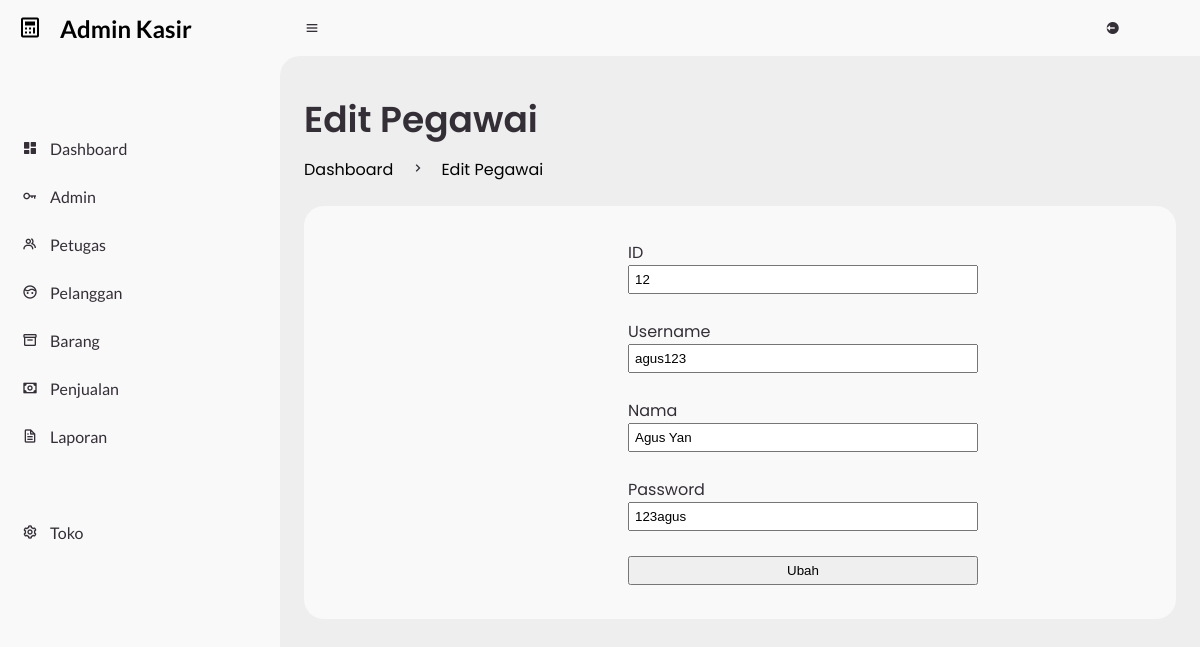
The page /admin/?page=petugas/edit&id=12 (signed in) on the database its author committed.
### tables this page shows
CREATE TABLE `organisasi` (
  `id` int(11) NOT NULL,
  `username` varchar(50) NOT NULL,
  `nama` text NOT NULL,
  `password` varchar(15) NOT NULL,
  `level` varchar(20) NOT NULL
);

### admin/petugas/edit.php (the view, shortened to what this page needs)
<?php
$id = $_GET['id'];
$edit_ini = mysqli_query($koneksi, "SELECT * FROM organisasi WHERE level='pegawai' and id ='$id'");
?>
<main>
    <div class="head-title">
        <div class="left">
            <h1>Edit Pegawai</h1>
            <ul class="breadcrumb">
                <li>
                    <a href="?page=dashboard" class="active">Dashboard</a>
                </li>
                <li><i class='bx bx-chevron-right'></i></li>
                <li>
                    <a class="active" href="#">Edit Pegawai</a>
                </li>
            </ul>
        </div>
    </div>
    <div class="table-data">
        <div class="order">
            <div class="form-edit">
                <form action="petugas/aksi_edit.php" method="post">
                    <?php while ($edit_data_pegawai = mysqli_fetch_array($edit_ini)) { ?>
                        <label>ID</label><br>
                        <input type="text" name="edit_id" value="<?php echo $edit_data_pegawai['id'] ?>" readonly><br><br>
                        <label for="edit_username">Username</label><br>
                        <input type="text" name="edit_username" id="edit_username" value="<?php echo $edit_data_pegawai['username']; ?>"><br><br>
                        <label for="edit_nama_pegawai">Nama</label><br>
                        <input type="text" name="edit_nama_pegawai" id="edit_nama_pegawai" value="<?php echo $edit_data_pegawai['nama']; ?>"><br><br>
                        <label for="edit_password">Password</label><br>
                        <input type="text" name="edit_password" id="edit_password" value="<?php echo $edit_data_pegawai['password']; ?>"><br><br>
                        <input type="submit" value="Ubah" name="edit_data_pegawai">
                    <?php } ?>
                </form>
            </div>
        </div>
    </div>
</main>

### css/style.css (style rules this page uses)
* { margin: 0; padding: 0; box-sizing: border-box; }
a { text-decoration: none; }
li { list-style: none; }
:root { --poppins: 'Poppins', sans-serif; --lato: 'Lato', sans-serif; --light: #F9F9F9; --blue: black; --light-blue: #CFE8FF; --grey: #eee; --dark-grey: #AAAAAA; --dark: #342E37; --red: #DB504A; --yellow: #FFCE26; --light-yellow: #FFF2C6; --orange: #FD7238; --light-orange: #FFE0D3; --green: #08ca42; --dark-green: #074e1c; }
html { overflow-x: hidden; }
body { background: var(--grey); overflow-x: hidden; }
#content main { width: 100%; padding: 36px 24px; font-family: var(--poppins); max-height: calc(100vh - 56px); overflow-y: auto; }
#content main .head-title { display: flex; align-items: center; justify-content: space-between; grid-gap: 16px; flex-wrap: wrap; }
#content main .head-title .left h1 { font-size: 36px; font-weight: 600; margin-bottom: 10px; color: var(--dark); }
#content main .head-title .left .breadcrumb { display: flex; align-items: center; grid-gap: 16px; }
#content main .head-title .left .breadcrumb li { color: var(--dark); }
#content main .head-title .left .breadcrumb li a { color: var(--dark-grey); pointer-events: none; }
#content main .head-title .left .breadcrumb li a.active { color: var(--blue); pointer-events: unset; }
#content main .table-data { display: flex; flex-wrap: wrap; grid-gap: 24px; margin-top: 24px; width: 100%; color: var(--dark); }
#content main .table-data>div { border-radius: 20px; background: var(--light); padding: 24px; overflow-x: auto; }
#content main .table-data .order { flex-grow: 1; flex-basis: 500px; }
main form select, main form input { width: 130px; padding: 5px; }

### admin/petugas/edit.php (style rules this page uses)
.table-data .order .form-edit { margin: 10px 300px; }
.table-data .order .form-edit input { width: 350px; }

### rows shown on the page
organisasi: edit_id "12", edit_username "agus123", edit_nama_pegawai "Agus Yan", edit_password "123agus"
